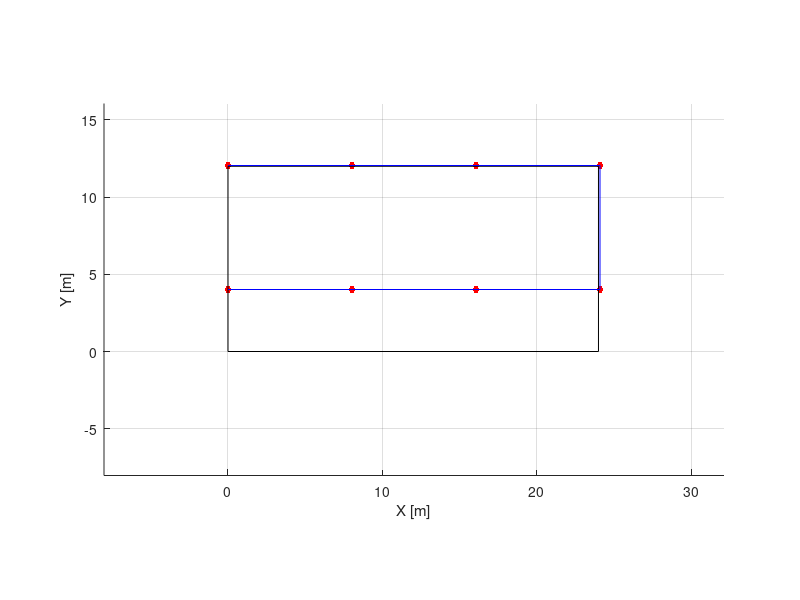

Write MATLAB code to recreate this figure. (Note: this script raises an error after producing the figure.)
clc; clear all;
%% %%%%%%%%%%%%%%%%%%%%%%%%%%%%%%%%%%%%%%%%%%%%%%%%%%%%%%%%%%%%%%%%%%%%%%%%%
%This code finds the waypoints for mapping and create the path to cover the
%entire orchard

%INPUTS needed:
fieldSize=[24 12]; %Field size X by Y [m]
gimbal_angle=20; %Angle of the camera gimbal respect horizontal axis [deg]
FOV_h=70; %Horizontal field of view of the camera [deg]
h_tree_max=2;%Height of the tallest tree [m]

%------%
h_drone=h_tree_max+0.5;%Height of the drone [m]. Set to fly 0.5 m above the tallest tree
step=2*tan(deg2rad(FOV_h))*(h_drone-h_tree_max)/(sin(deg2rad(gimbal_angle)));%Distance between points
%% %%%%%%%%%%%%%%%%%%%%%%%%%%%%%%%%%%%%%%%%%%%%%%%%%%%%%%%%%%%%%%%%%%%%%%%%%
%Adapt the size of the field to the step size
fieldSize2=sort(fieldSize,'descend');
fsX=ceil((fieldSize2(1)-step/2)/step)*step; %Rounding X size of the field
fsY=ceil((fieldSize2(2)-step/2)/step)*step; %Rounding Y size of the field
rows=fsX/step+1;
columns=fsY/step+1;

%Inicialize variables
WPx=step/2;
WPy=0;
waypoints=zeros(rows*columns,2);


%Determining the points and creating the path:

for i=1:columns %Number of columns of the point grid
    if rem(i,2)==1 %if the number of the column is odd
        for j=1:rows
           waypoints((i-1)*rows+j,:)=[WPx WPy]; %Row created following positive direction
           WPy=WPy+step; %next point
        end
    elseif rem(i,2)==0 %if the number of the column is even
        for j=rows:-1:1
           waypoints((i-1)*rows+j,:)=[WPx WPy]; %Row created following negative direction
           WPy=WPy+step; %next point
        end
    end
    WPy=0; %Reinicialize Y position
    WPx=WPx+step;%next row
end

if fieldSize(1)>fieldSize(2)
    waypoints=fliplr(waypoints);
end
%% %%%%%%%%%%%%%%%%%%%%%%%%%%%%%%%%%%%%%%%%%%%%%%%%%%%%%%%%%%%%%%%%%%%%%%%%%
%Show result

figure
xlabel('X [m]');
ylabel('Y [m]');
hold on;
axis([-step fsX+step -step fsY+step]);
grid on;


waypoints=[waypoints ones(length(waypoints),1)*h_drone];
plot(waypoints(:,1), waypoints(:,2), ".r", "MarkerSize", 15)
rectangle('Position',[0 0 fieldSize]);
plot(waypoints(:,1), waypoints(:,2), "-b")
xlim=[-1 25];
ylim=[-1 13];
axis equal
view(2)

%% %%%%%%%%%%%%%%%%%%%%%%%%%%%%%%%%%%%%%%%%%%%%%%%%%%%%%%%%%%%%%%%%%%%%%%%%%
%Create excel file of the waypoints
filename = 'mapping_waypoints.xlsx';
variables=["X" "Y" "Z"];
writematrix(variables,filename,'Sheet',1,'Range','A1')
writematrix(waypoints,filename,'Sheet',1,'Range','A2')

%% %%%%%%%%%%%%%%%%%%%%%%%%%%%%%%%%%%%%%%%%%%%%%%%%%%%%%%%%%%%%%%%%%%%%%%%%%
%Plot our simulation environment trees. This step is not necessary, it can be removed


radious=1;
treeNum=15;
center=[2 5];
for i=1:treeNum
    viscircles(center, radious,'Color','b');
    if rem(i,5)==0
        center(1)=2;
        center(2)=center(2)+5;
    else
        center(1)=center(1)+4;
    end
end




%% %%%%%%%%%%%%%%%%%%%%%%%%%%%%%%%%%%%%%%%%%%%%%%%%%%%%%%%%%%%%%%%%%%%%%%%%%
% Simulation of how the drone will follow the path. Step not necessary,
% visualizing purpose.

toa=0:length(waypoints)-1;
trajectory = waypointTrajectory(waypoints,toa);

orientationLog = zeros(toa(end)*trajectory.SampleRate,1,'quaternion');
count = 1;
while ~isDone(trajectory)
   [currentPosition,orientationLog(count)] = trajectory();

   plot3(currentPosition(1),currentPosition(2),currentPosition(3),'.g')

   pause(trajectory.SamplesPerFrame/trajectory.SampleRate)
   count = count + 1;
end

hold off